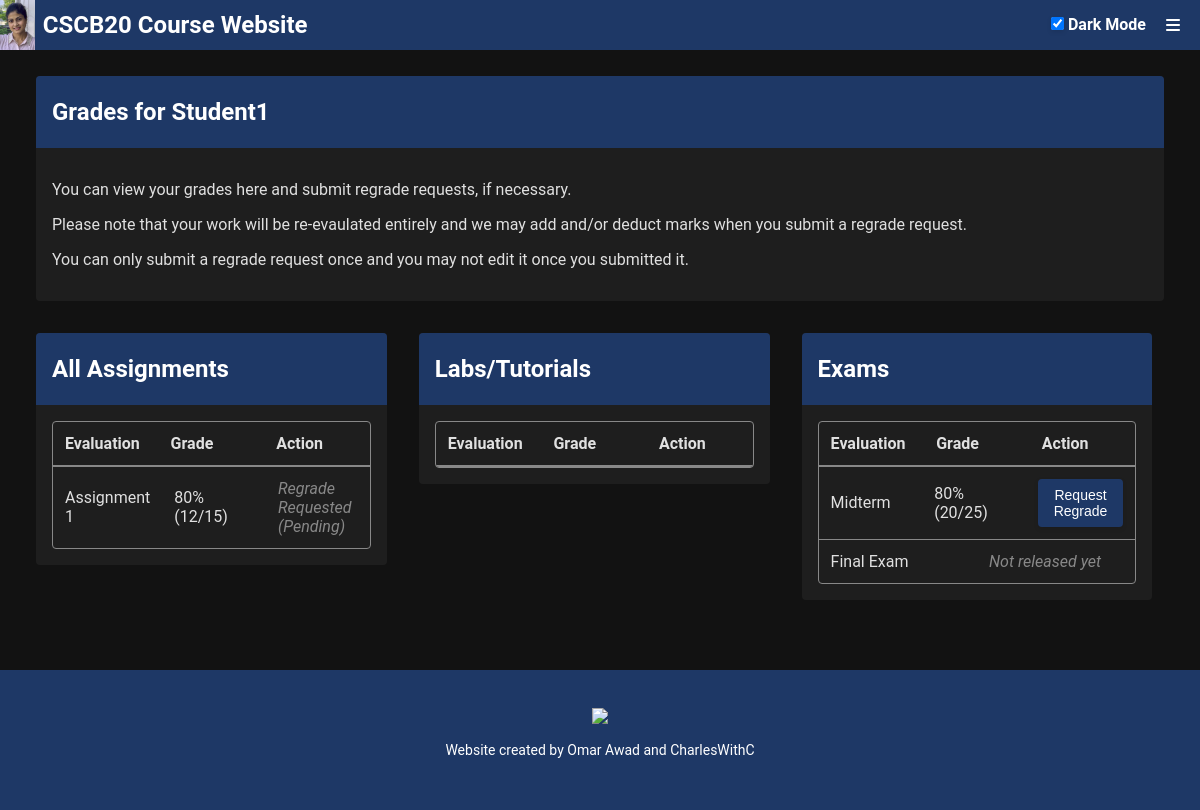
Page /grades (signed in) on the committed database.
### src/app.py (models this page shows, shortened)
class Mark(db.Model):
    __tablename__ = 'marks'
    markId = db.Column(db.Integer, primary_key=True)
    userId = db.Column(db.Integer, db.ForeignKey('users.userId'), nullable=False)
    markGroupId = db.Column(db.Integer, db.ForeignKey('markGroups.groupId'), nullable=False)
    grade = db.Column(db.Integer, nullable=False)
    updatedAt = db.Column(db.Integer, nullable=False)
    remark_requests = db.relationship('RemarkRequest', backref='mark', lazy=True)

class MarkGroup(db.Model):
    __tablename__ = 'markGroups'
    groupId = db.Column(db.Integer, primary_key=True)
    title = db.Column(db.String(255), nullable=False)
    maxGrade = db.Column(db.Integer, nullable=False)
    createdAt = db.Column(db.Integer, nullable=False)
    releasedAt = db.Column(db.Integer, nullable=False)
    marks = db.relationship('Mark', backref='mark_group', lazy=True)
    remark_requests = db.relationship('RemarkRequest', backref='mark_group', lazy=True)

class RemarkRequest(db.Model):
    __tablename__ = 'remarkRequests'
    requestId = db.Column(db.Integer, primary_key=True)
    userId = db.Column(db.Integer, db.ForeignKey('users.userId'), nullable=False)
    markGroupId = db.Column(db.Integer, db.ForeignKey('markGroups.groupId'), nullable=False)
    markId = db.Column(db.Integer, db.ForeignKey('marks.markId'), nullable=False)
    grade = db.Column(db.Integer, nullable=False)
    reason = db.Column(db.Text, nullable=False)
    status = db.Column(db.String(10), nullable=False) # Pending / Processed
    createdAt = db.Column(db.Integer, nullable=False)
    updatedAt = db.Column(db.Integer, nullable=False)

### src/app.py (the view, shortened to what this page needs)
@app.route('/grades')
def grades():
    if 'userId' not in session:
        return redirect(url_for('login', message="Please login to access the grades."))
    current_user_id = session.get('userId')
    current_time = int(time.time())
    if session.get('userInfo', {}).get('accountType') == 'stu':
        student_marks = db.session.query(Mark, MarkGroup, RemarkRequest)\
                            .join(MarkGroup, Mark.markGroupId == MarkGroup.groupId)\
                            .outerjoin(RemarkRequest, Mark.markId == RemarkRequest.markId)\
                            .filter(Mark.userId == current_user_id)\
                            .all()
        return render_template('grades_student.html', student_marks = student_marks, current_time = current_time)

### src/templates/grades_student.html (shortened to what this page needs)
{% extends 'base.html' %}
{% block content %}
<div class="main-container">
    <div class="flex-container">
        <div class="no-flex">
            <div class="container">
                <div class="container-header">
                    <h2>Grades for {{ session['userInfo']['displayName'] }}</h2>
                </div>
                <div class="container-content">
                    <p>You can view your grades here and submit regrade requests, if necessary.</p>
                    <p>Please note that your work will be re-evaulated entirely and we may add and/or deduct marks when you submit a regrade request.</p>
                    <p>You can only submit a regrade request once and you may not edit it once you submitted it.</p>
                </div>
            </div>
        </div>
    </div>
    <div class="contain-33 flex-container">
        <div class="flex-33">
            <div class="container">
                <div class="container-header">
                    <h2>All Assignments</h2>
                </div>
                <div class="container-content">
                    <div class="grades-table">
                        <div class="table-header">
                            <div class="header-cell">Evaluation</div>
                            <div class="header-cell">Grade</div>
                            <div class="header-cell">Action</div>
                        </div>
                        {% for mark in student_marks %}
                            {% if ("assignment" in mark[1].title.lower()) %}
                            <div class="table-row">
                                <div class="table-cell">{{ mark[1].title }}</div>
                                {% if mark[1].releasedAt <= current_time %}
                                    <div class="table-cell">{{ 100 * mark[0].grade // mark[1].maxGrade }}% ({{ mark[0].grade }}/{{ mark[1].maxGrade }})</div>
                                {% endif %}
                                <div class="table-cell">
                                    {% if not mark[2] and mark[1].releasedAt <= current_time %}
                                    <button class="regrade-button" data-mark-id="{{ mark[0].markId }}" data-mark-group-title="{{ mark[1].title }}">Request Regrade</button>
                                    {% elif mark[2] %}
                                    <span class="muted">Regrade Requested ({{ mark[2].status }})</span>
                                    {% else %}
                                    <span class="muted">Not released yet</span>
                                    {% endif %}
                                </div>
                            </div>
                            {% endif %}
                        {% endfor %}
                    </div>
                </div>
            </div>
        </div>
        <div class="flex-33">
            <div class="container">
                <div class="container-header">
                    <h2>Labs/Tutorials</h2>
                </div>
                <div class="container-content">
                    <div class="grades-table">
                        <div class="table-header">
                            <div class="header-cell">Evaluation</div>
                            <div class="header-cell">Grade</div>
                            <div class="header-cell">Action</div>
                        </div>
                    </div>
                </div>
            </div>
        </div>
        <div class="flex-33">
            <div class="container">
                <div class="container-header">
                    <h2>Exams</h2>
                </div>
                <div class="container-content">
                    <div class="grades-table">
                        <div class="table-header">
                            <div class="header-cell">Evaluation</div>
                            <div class="header-cell">Grade</div>
                            <div class="header-cell">Action</div>
                        </div>
                        {% for mark in student_marks %}
                            {% if ("exam" in mark[1].title.lower() or "midterm" in mark[1].title.lower() or "final" in mark[1].title.lower()) %}
                            <div class="table-row">
                                <div class="table-cell">{{ mark[1].title }}</div>
                                {% if mark[1].releasedAt <= current_time %}
                                    <div class="table-cell">{{ 100 * mark[0].grade // mark[1].maxGrade }}% ({{ mark[0].grade }}/{{ mark[1].maxGrade }})</div>
                                {% endif %}
                                <div class="table-cell">
                                    {% if not mark[2] and mark[1].releasedAt <= current_time %}
                                    <button class="regrade-button" data-mark-id="{{ mark[0].markId }}" data-mark-group-title="{{ mark[1].title }}">Request Regrade</button>
                                    {% elif mark[2] %}
                                    <span class="muted">Regrade Requested ({{ mark[2].status }})</span>
                                    {% else %}
                                    <span class="muted">Not released yet</span>
                                    {% endif %}
                                </div>
                            </div>
                            {% endif %}
                        {% endfor %}
                    </div>
                </div>
            </div>
        </div>
    </div>
</div>
{% endblock %}

### src/static/css/styles.css (style rules this page uses)
:root { --body-background: #ECF0F3; --body-color: #0d0d0d; --container-background: white; --dropdown-hover-background: #f0f0f0; }
[data-theme="dark"] { --body-background: #121212; --body-color: #e0e0e0; --container-background: #1e1e1e; --dropdown-hover-background: #333; }
body { font-family: 'Roboto', sans-serif; padding: 0; margin: 0; background-color: var(--body-background); color: var(--body-color); }
.main-container { margin-top: 50px; padding: 10px 20px; color: #fae3e3; min-height: calc(100vh - 200px); }
.flex-container { display: flex; }
.no-flex { width: 100%; }
.flex-33 { width: 33%; }
.container { margin: 16px; border-radius: 4px; animation: floatUp 0.8s ease-out forwards; opacity: 0; overflow: auto; background-color: var(--container-background); color: var(--body-color); }
.container-header { background-color: #1E3866; color: white; padding: 2px 16px; }
.container-content { padding: 16px; }
button { border-radius: 4px; padding: 8px 16px; font-size: 14px; border: none; box-shadow: 0 2px 5px rgba(0, 0, 0, 0.1); background-color: #1E3866; color: white; cursor: pointer; }
.grades-table { display: flex; flex-direction: column; border: 1px solid #888; border-radius: 4px; overflow: scroll; }
.table-header { display: flex; font-weight: bold; border-bottom: 2px solid #888; }
.table-row { display: flex; border-bottom: 1px solid #888; }
.table-row:last-child { border-bottom: none; }
.header-cell, .table-cell { flex: 1; padding: 12px; display: flex; align-items: center; }
.muted { color: #888; font-style: italic; }

### rows in the picture
Mark: title "Assignment 1", 100*mark[0].grade//mark[1].maxGrade "80", grade "12", maxGrade "15", status "Pending"
Mark: title "Midterm", 100*mark[0].grade//mark[1].maxGrade "80", grade "20", maxGrade "25"
Mark: title "Final Exam", shows "Not released yet"

### other values in the picture
{{ session['userInfo']['displayName'] }} "Student1"
